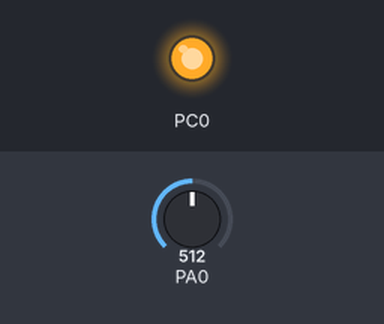
The program below on a simulated ATmega32, built with avr-gcc and emulated at 16 MHz. Shown: output pins drawn as LEDs (lit = HIGH). The test bench sets the inputs (shaded band); at power-on: PA0 = 512. What the program prints to the serial monitor is not drawn.

Above: at 0.1 s.
Timing chart, 0 to 1.6 s (numbered marks = the images above):
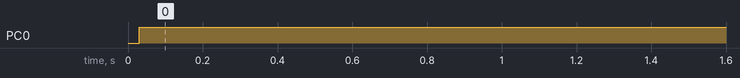

Measured:
- by itself, PC0: LOW → HIGH at 0.03 s

The program:

main.c
```c
// Own include
#include <BasicVariables.h>
#include <USART.h>

// System include
#include <avr/io.h>
#include <avr/interrupt.h>
#include <util/delay.h>
#include <stdio.h>

char helloMsg[] = "\rAnalog to digital converter\n\r\n";
char breakLine[3] = "\n\r";
char numberStr[10];

int main(int argc, char** argv) {
    USART_init();
    USART_putString(helloMsg);

    // Configure ADC
    // Set Pin 0 of PORTA for ADC  by writing 00000 for MUX4-0
    ADMUX &= ~((1<<MUX0) | (1<<MUX1) | (1<<MUX2) | (1<<MUX3) | (1<<MUX4));
    // Set shifting so for ADLAR == 1 ADCH will contain 8 bits form 2 to 9 and ADCL will
    // contain bit 0 and bit 1 of the value on his bit 6 and 7 (indexed from 0)
    ADMUX |= (1<<ADLAR);
    // Set AVCC as reference voltage - REFS 01
    ADMUX |= (1<<REFS0);
    // Set prescaler, clock 16MHz, sampling rate between (50KHz: 200KHz),
    // 16MHz/50KHz = 320, 16Mhz/200KHz = 80, so prescaler should be between 80;320
    // Only value within this range is 128
    ADCSRA |= (1<<ADPS2) | (1<<ADPS1) | (1<<ADPS0);
    // Enable ADC interrupts
    ADCSRA |= (1<<ADIE);
    // Trun on the ACD
    ADCSRA |= (1<<ADEN);
    // Enable the global interrupts
    sei();
    // Start the first conversion
    ADCSRA |= (1<<ADSC);

    // Set LED to see that program working
    DDRC |= (1 << PINC0);
    PORTC |= (1 << PINC0);

    while(1) {
    }
    return 0;
}

// Interrupt routine
ISR(ADC_vect) {
    // Read value
    char adcResult[5];
    uint8_t adcl = ADCL>>6;
    uint8_t adch = ADCH;
    uint16_t result = (ADCH<<2) | (adcl);
    sprintf(adcResult, "%d", result);
    //uint16_t result = (ADCH<<2) | (ADCL>>6);
    // Convert ADC to the string
    //itoa(ADCH, adcResult, 10);
    // Send the string to the COM port
    USART_putString(adcResult);
    USART_putString(breakLine);
    ADCSRA |= (1<<ADSC);
}

// Start the next conversion
```

BasicVariables.h
```c
#ifndef __BASIC_VARIABLES__
#define __BASIC_VARIABLES__

#define F_CPU 16000000UL // 16 Mhz clock speed

#ifndef __AVR_ATmega32A__
    #define __AVR_ATmega32A__
#endif

#endif
```

USART.c
```c
// Own headers
#include <BasicVariables.h>
#include <USART.h>

// System headers
#include <avr/io.h>

void USART_init(void) {
    UBRRH = (uint8_t)(BAUD_PRESCALLER>>8);
    UBRRL = (uint8_t)(BAUD_PRESCALLER);

    UCSRB = (1<<RXEN)|(1<<TXEN); // Enable read and write
    UCSRC = (1<<UCSZ0)|(1<<UCSZ1)|(1<<URSEL); //
}

unsigned char USART_receive(void) {
    while(!(UCSRA & (1<<RXC)));
    return UDR;
}

void USART_send(unsigned char data) {
    while(!(UCSRA & (1 << UDRE)));
    UDR = data;
}

void USART_putString(char* stringPtr) {
    while(*stringPtr != 0x00) {
        USART_send(*stringPtr);
        stringPtr++;
    }
}
```

USART.h
```c
#ifndef __USART__
#define __USART__

#define BAUDRATE 9600
#define BAUD_PRESCALLER ((F_CPU/(BAUDRATE * 16UL)) - 1)

// Initialize USART
void USART_init(void);

// READ Byte form USART
unsigned char USART_receive(void);

// Send Byte over USART
void USART_send(unsigned char data);

// Send string over USART
void USART_putString(char* stringPtr);
#endif
```
